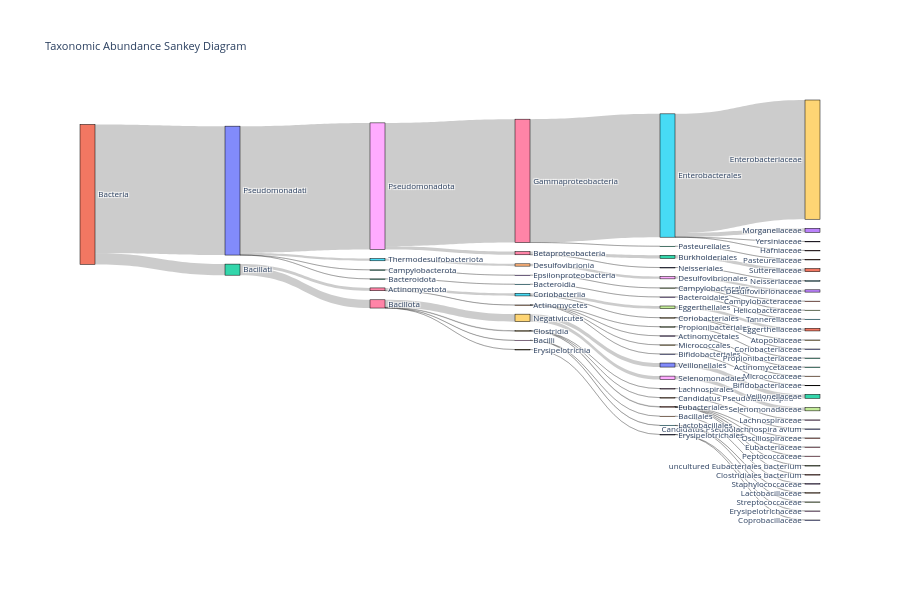

Notebook cell for this chart:
### Code cell
plot_sankey(healthy_mds, max_level="genus", min_abundance=0.01, height=600)

### Figure 1 — Plotly figure (JSON) as saved in the notebook; plotly's stock layout.template omitted (floating-point values rounded to 4 significant figures)
{"data": [{"link": {"hovertemplate": "Flow from %{source.label} to %{target.label}: %{value:.2e}<extra></extra>", "source": [51, 10, 52, 45, 3, 51, 12, 46, 4, 63, 12, 6, 29, 48, 6, 69, 60, 46, 25, 19, 19, 6, 49, 41, 10, 8, 66, 5, 4, 0, 5, 49, 24, 5, 8, 36, 40, 41, 41, 10, 65, 14, 58, 4, 17, 10, 22, 53, 7, 29, 50, 25, 27, 7, 4, 59, 6, 28, 35, 41, 41, 5, 36, 72, 60, 28, 54, 66, 62, 49, 38, 35], "target": [10, 52, 45, 3, 55, 12, 46, 4, 63, 42, 6, 29, 48, 67, 69, 60, 68, 25, 19, 30, 9, 49, 41, 57, 8, 66, 5, 39, 0, 64, 43, 24, 20, 23, 36, 40, 15, 26, 61, 65, 14, 58, 13, 17, 2, 22, 53, 7, 37, 50, 32, 27, 31, 21, 59, 44, 28, 35, 34, 16, 1, 56, 72, 11, 70, 54, 33, 62, 71, 38, 18, 47], "value": [297600.0, 26.02, 26.02, 26.02, 26.02, 25590.0, 6535.0, 336.6, 118.2, 118.2, 19060.0, 17320.0, 7955.0, 7955.0, 3.762, 3.762, 0.4064, 6198.0, 12.19, 12.1, 0.0886, 1215.0, 1197.0, 5.169, 292200.0, 284700.0, 284700.0, 275200.0, 0.6831, 0.6831, 17.11, 1.675, 1.675, 9459.0, 7472.0, 62.06, 62.06, 909.4, 12.7, 5336.0, 5336.0, 5336.0, 5336.0, 6.151, 6.151, 32.91, 32.91, 32.91, 2.668, 9363.0, 9363.0, 6186.0, 6186.0, 30.24, 211.6, 211.6, 520.9, 518.1, 505.0, 221.0, 48.27, 0.0603, 7410.0, 7410.0, 3.355, 2.801, 2.801, 0.2218, 0.2218, 16.87, 16.87, 13.11]}, "node": {"label": ["Bifidobacteriales", "Oscillospiraceae", "Propionibacteriaceae", "Bacteroidales", "Actinomycetes", "Enterobacterales", "Bacillota", "Campylobacterales", "Pseudomonadota", "Atopobiaceae", "Pseudomonadati", "Sutterellaceae", "Bacillati", "Desulfovibrionaceae", "Desulfovibrionia", "Neisseriaceae", "Eubacteriaceae", "Propionibacteriales", "Lachnospiraceae", "Coriobacteriales", "Candidatus Pseudolachnospira avium", "Campylobacteraceae", "Campylobacterota", "Morganellaceae", "Candidatus Pseudolachnospira", "Coriobacteriia", "Peptococcaceae", "Eggerthellales", "Bacilli", "Negativicutes", "Coriobacteriaceae", "Eggerthellaceae", "Veillonellaceae", "Staphylococcaceae", "Lactobacillaceae", "Lactobacillales", "Betaproteobacteria", "Helicobacteraceae", "Lachnospirales", "Enterobacteriaceae", "Neisseriales", "Eubacteriales", "Actinomycetaceae", "Yersiniaceae", "Micrococcaceae", "Bacteroidia", "Actinomycetota", "Streptococcaceae", "Selenomonadales", "Clostridia", "Veillonellales", "Bacteria", "Bacteroidota", "Epsilonproteobacteria", "Bacillales", "Tannerellaceae", "Hafniaceae", "uncultured Eubacteriales bacterium", "Desulfovibrionales", "Micrococcales", "Erysipelotrichales", "Clostridiales bacterium", "Pasteurellales", "Actinomycetales", "Bifidobacteriaceae", "Thermodesulfobacteriota", "Gammaproteobacteria", "Selenomonadaceae", "Erysipelotrichaceae", "Erysipelotrichia", "Coprobacillaceae", "Pasteurellaceae", "Burkholderiales"], "line": {"color": "black", "width": 0.5}, "pad": 25, "thickness": 15}, "type": "sankey"}], "layout": {"font": {"size": 8}, "height": 600, "title": {"text": "Taxonomic Abundance Sankey Diagram"}}}
